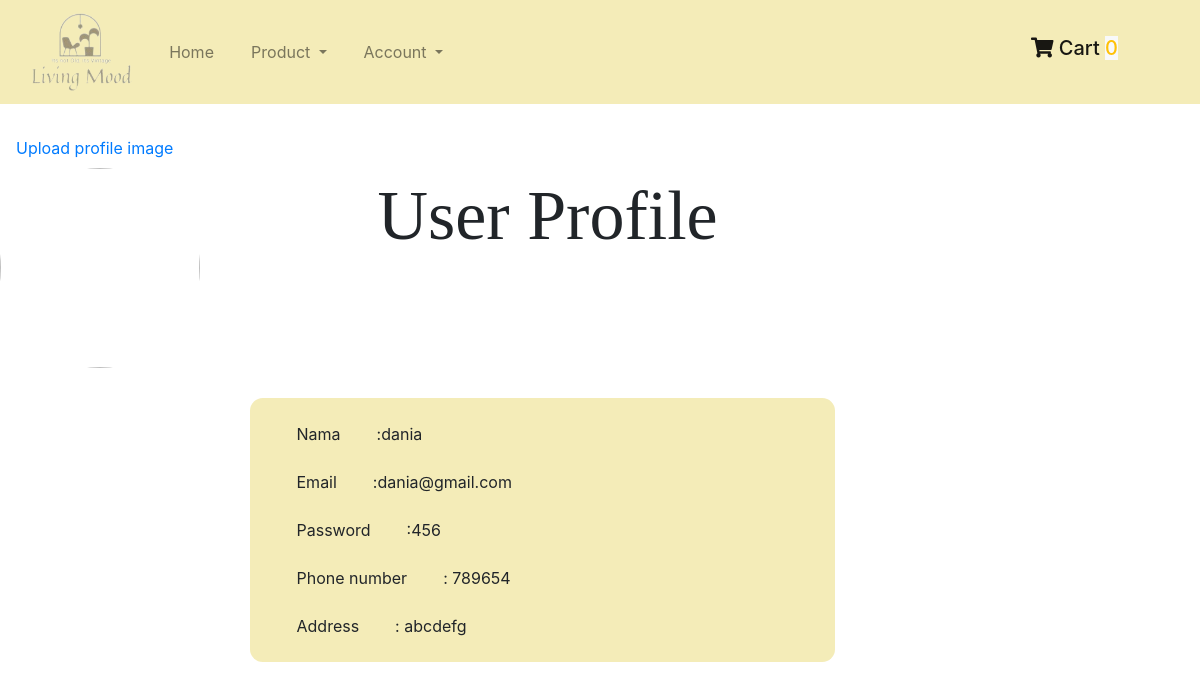
The app's page /2G/profile.php (signed in) with its own data.
### tables this page shows
CREATE TABLE `user` (
  `userID` int(11) NOT NULL,
  `email` varchar(30) NOT NULL,
  `password` varchar(10) NOT NULL,
  `address` varchar(100) NOT NULL,
  `phoneNum` int(11) NOT NULL,
  `name` varchar(50) NOT NULL
);

### 2G/profile.php (the view, shortened to what this page needs)
<!DOCTYPE html>
<!DOCTYPE html>
<html lang="en">
<head>
  <link rel="stylesheet" href="https://cdnjs.cloudflare.com/ajax/libs/font-awesome/5.8.2/css/all.css" />
  <link rel="stylesheet" href="https://stackpath.bootstrapcdn.com/bootstrap/4.3.1/css/bootstrap.min.css">
<body>
<?php
include('session.php');
include ('header.php');
$email = $_SESSION['login_user'];
$query = "SELECT * FROM user";
$result = mysqli_query($con,$query);
 if (mysqli_num_rows($result)> 0){
    while($row = mysqli_fetch_assoc($result)){
    $name = $row["name"];
    $email = $row["email"];
    $password = $row["password"];
    $phoneNum = $row["phoneNum"];
    $address = $row["address"];
?>
<?php
    }
}
else {
     echo "0 results";
}
?>
<div class="row" style="margin-top: 30px, margin-bottom: 10px;">
  <div class="col-md-3">
    &nbsp;&nbsp;&nbsp;&nbsp;&nbsp;&nbsp;<a class="nav-link" href="#" data-toggle="modal" data-target="#myModal">Upload profile image</a>
    <?php
      $imgql = mysqli_query($con, "SELECT * FROM profileimg where email = '$email'");
      $rowi  = mysqli_fetch_array($imgql);
    ?>
    <img height="200px" width="200px" class="rounded-circle" />
  </div>
  <div class="col md-9">
    <h1>User Profile</h1>
  </div>
</div>
<div class="row" style="margin-top: 30px;">
  <div class="col-md-6">
    <div class="container">
      <br>
      &nbsp;&nbsp;&nbsp;&nbsp;&nbsp;&nbsp; Nama &nbsp;&nbsp;&nbsp;&nbsp;&nbsp;&nbsp;           :<?php echo $name; ?><br>
      <br>
      &nbsp;&nbsp;&nbsp;&nbsp;&nbsp;&nbsp; Email &nbsp;&nbsp;&nbsp;&nbsp;&nbsp;&nbsp;           :<?php echo $email; ?><br>
      <br>
      &nbsp;&nbsp;&nbsp;&nbsp;&nbsp;&nbsp; Password  &nbsp;&nbsp;&nbsp;&nbsp;&nbsp;&nbsp;       :<?php echo $password; ?> <br>
      <br>
      &nbsp;&nbsp;&nbsp;&nbsp;&nbsp;&nbsp; Phone number  &nbsp;&nbsp;&nbsp;&nbsp;&nbsp;&nbsp;    : <?php echo $phoneNum; ?><br>
      <br>
      &nbsp;&nbsp;&nbsp;&nbsp;&nbsp;&nbsp; Address   &nbsp;&nbsp;&nbsp;&nbsp;&nbsp;&nbsp;        : <?php echo $address; ?><br>
      <br>
    </div>
  </div>
</div>
</body>
</html>

### 2G/profile.php (style rules this page uses)
div.container { background-color:#F4ECB8; margin-left: 250px; border-radius: 0.80rem; }
h1 { font-family: Georgia, serif; font-size: 70px; margin-left: 70px; margin-top: 70px; }

### records on screen
user: name "dania", email "dania@gmail.com", password "456", phoneNum "789654", address "abcdefg"
